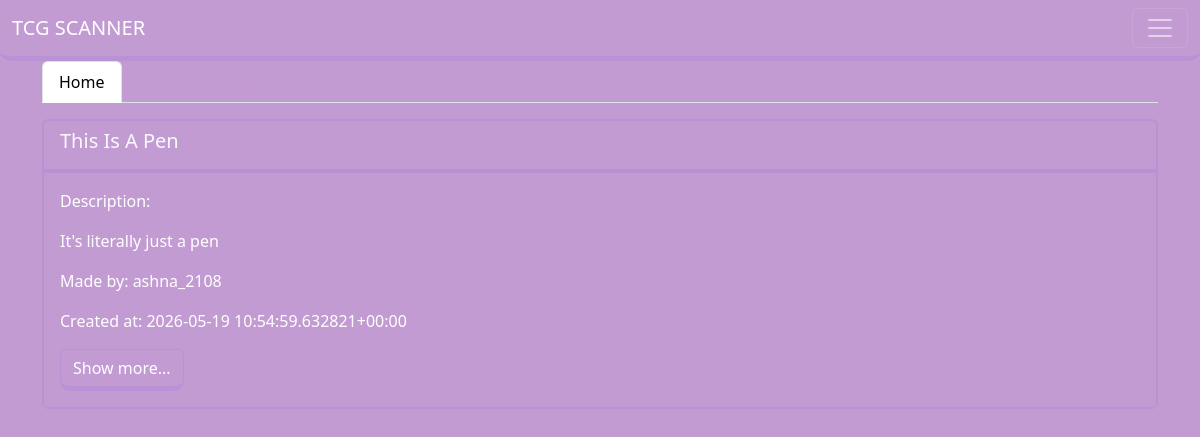
/main/tasks, run on an earlier commit of the app's database.
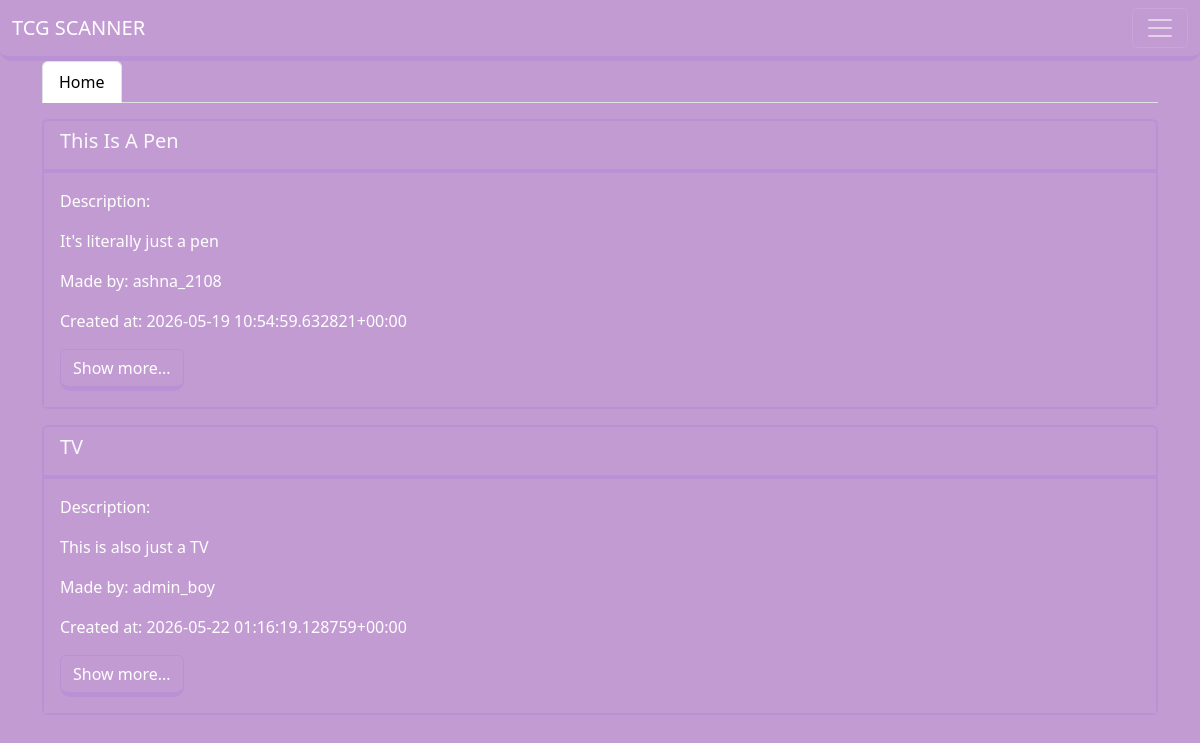
And on a later commit of the database.
### models.py (models this page shows, shortened)
class Task(db.Model):
    __tablename__ = "Task"
    id = db.Column(db.Integer, primary_key=True)
    user_id = db.Column(db.BigInteger, db.ForeignKey("User.id"), nullable=False)
    title = db.Column(db.Text, nullable=False)
    description = db.Column(db.Text, nullable=False)
    hint = db.Column(db.Text, nullable=True)
    answer = db.Column(db.Text, nullable=False)
    created_at = db.Column(db.Text, nullable=False, default=datetime.now(timezone.utc))
    creator = db.relationship("User", back_populates="tasks")
    progress = db.relationship("Progress", back_populates="task", cascade="all, delete-orphan")

class User(db.Model, UserMixin):
    __tablename__ = "User"
    id = db.Column(db.Integer, primary_key=True)
    username = db.Column(db.Text, nullable=False, unique=True)
    password = db.Column(db.Text, nullable=False)
    admin = db.Column(db.Boolean, default=False)
    tasks = db.relationship("Task", back_populates="creator", cascade="all, delete-orphan")
    progress = db.relationship("Progress", back_populates="user", cascade="all, delete-orphan")

### main/main.py (the view)
@login_required
@main_bp.route("/tasks", methods=["GET", "POST"])
def tasks():
    tasks = Task.query.all()
    return render_template("main/tasks.html", tasks=tasks, User=User)

### main/templates/main/tasks.html (shortened to what this page needs)
{% extends "base.html" %} {% block title %}Home{% endblock %} {% block content
%}
<div class="container">
  <nav>
    <div class="nav nav-tabs mb-3" id="nav-tab" role="tablist">
      <button
        class="nav-link active"
        id="nav-home-tab"
        data-bs-toggle="tab"
        data-bs-target="#nav-home"
        type="button"
        role="tab"
        aria-controls="nav-home"
        aria-selected="true"
      >
        Home
      </button>
      <button
        class="nav-link"
        id="nav-profile-tab"
        data-bs-toggle="tab"
        data-bs-target="#nav-profile"
        type="button"
        role="tab"
        aria-controls="nav-profile"
        aria-selected="false"
      >
      </button>
      <button
        class="nav-link"
        id="nav-contact-tab"
        data-bs-toggle="tab"
        data-bs-target="#nav-contact"
        type="button"
        role="tab"
        aria-controls="nav-contact"
        aria-selected="false"
      >
      </button>
    </div>
  </nav>
  <div class="tab-content" id="nav-tabContent">
    <div
      class="tab-pane fade show active"
      id="nav-home"
      role="tabpanel"
      aria-labelledby="nav-home-tab"
    >
      {% for task in tasks %}
      <div class="card mt-3">
        <div class="card-header">
          <p class="card-title h5 text-light">{{ task.title }}</p>
        </div>
        <div class="card-body">
          <p>Description:</p>
          <p>{{ task.description }}</p>
          <p>
            Made by: {{ User.query.filter_by(id=task.user_id).first().username
            }}
          </p>
          <p>Created at: {{ task.created_at }}</p>
          <button
            type="button"
            class="btn btn-primary"
            data-bs-toggle="modal"
            data-bs-target="#modal-{{task.id}}"
          >
            Show more...
          </button>
        </div>
      </div>
      {% endfor %}
    </div>
  </div>
</div>
{% endblock %}

### templates/base.html (shortened to what this page needs)
<!doctype html>
<html>
  <head>
    {% block head %}
    <link
      rel="stylesheet"
      href="{{ url_for('static', filename='output.css') }}"
    />
    <link
      rel="stylesheet"
      href="{{ url_for('static', filename='styles.css') }}"
    />
    {% endblock %}
  </head>
  <body class="text-light">
    <nav class="navbar" style="background-color: #c39bd3" data-bs-theme="dark">
      <div class="container-fluid">
        <a class="navbar-brand" href="{{ url_for('home') }}">TCG SCANNER</a>
        <button
          class="navbar-toggler"
          type="button"
          data-bs-toggle="collapse"
          data-bs-target="#navbarNav"
        >
          <span class="navbar-toggler-icon"></span>
        </button>
      </div>
    </nav>
     {% block content %}{% endblock %}
  </body>
</html>

### static/styles.css (style rules this page uses)
body { background-color: var(--color-primary); }
.navbar { border-bottom: 5px solid var(--color-secondary); border-bottom-left-radius: 10px; border-bottom-right-radius: 10px; }
:root { --color-primary: #c39bd3; --color-secondary: #b892d4; --color-tertiary: #d7a6c7; }
.btn-primary { --bs-btn-bg: #c39bd3; --bs-btn-hover-bg: #c39bd3; --bs-btn-hover-border-color: #b892d4; --bs-btn-active-border-color: #b892d4; --bs-btn-active-bg: #c39bd3; transition: all 0.2s ease-in-out; border: 1px solid #b892d4; border-bottom: 5px solid #b892d4; border-bottom-left-radius: 10px; border-bottom-right-radius: 10px; }

What changed in the data, as far as the page shows it:
added Task: title "TV", description "This is also just a TV", created_at "2026-05-22 01:16:19.128759+00:00"
now on this page (row unchanged): User: query.filter_by "admin_boy"
